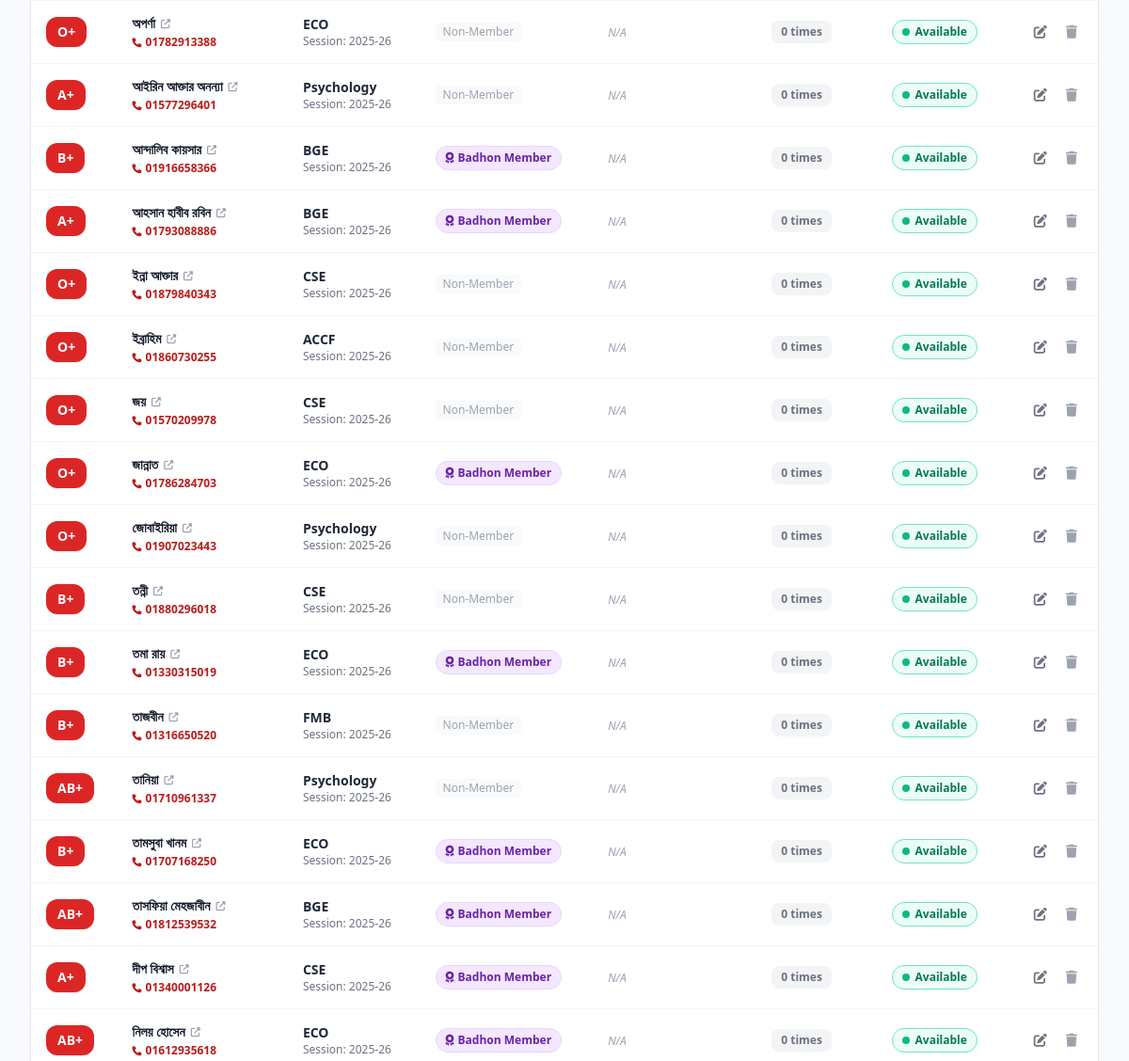
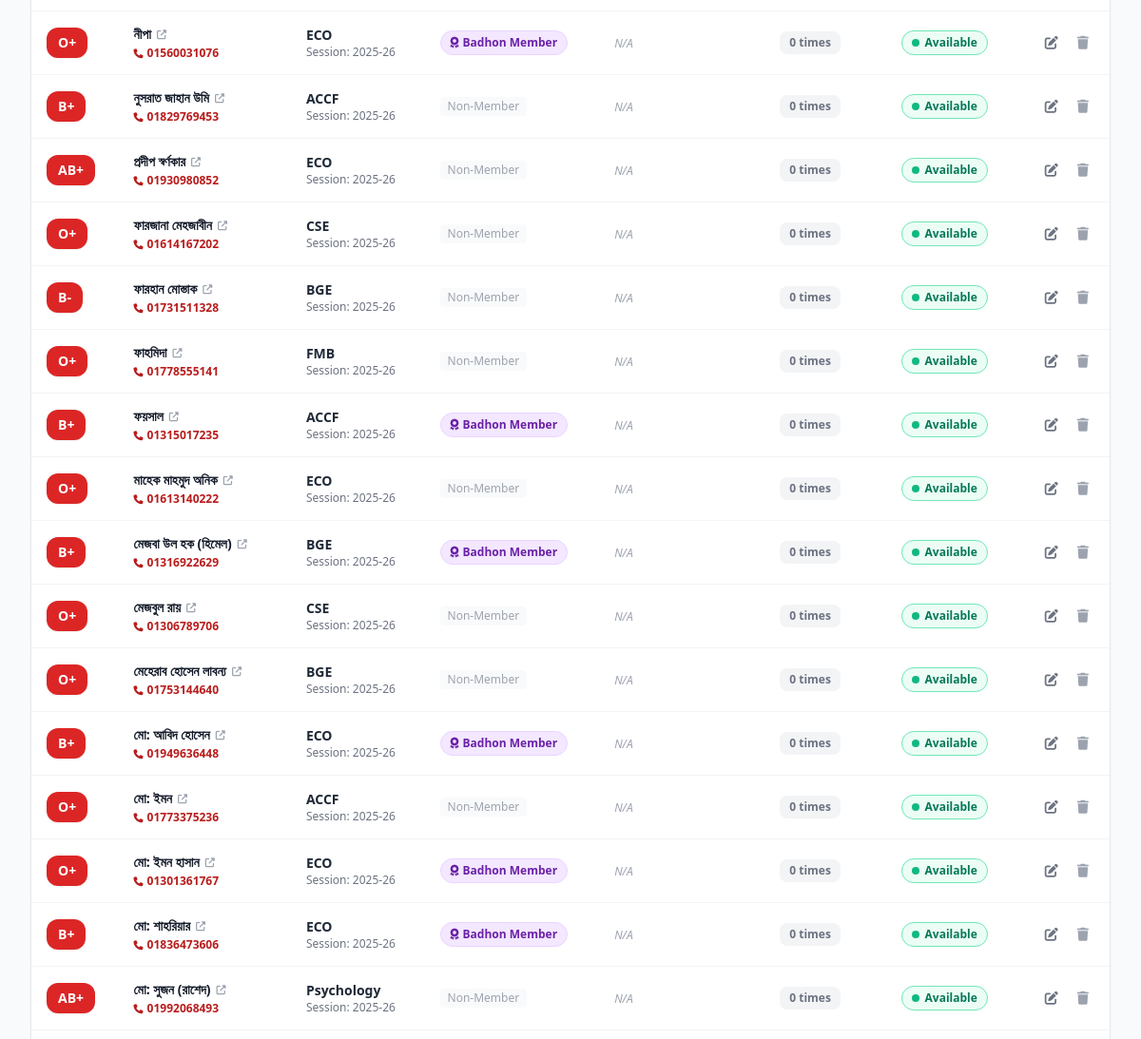
Page / (signed in, middle part) on the earlier database version (2 pictures, top to bottom).
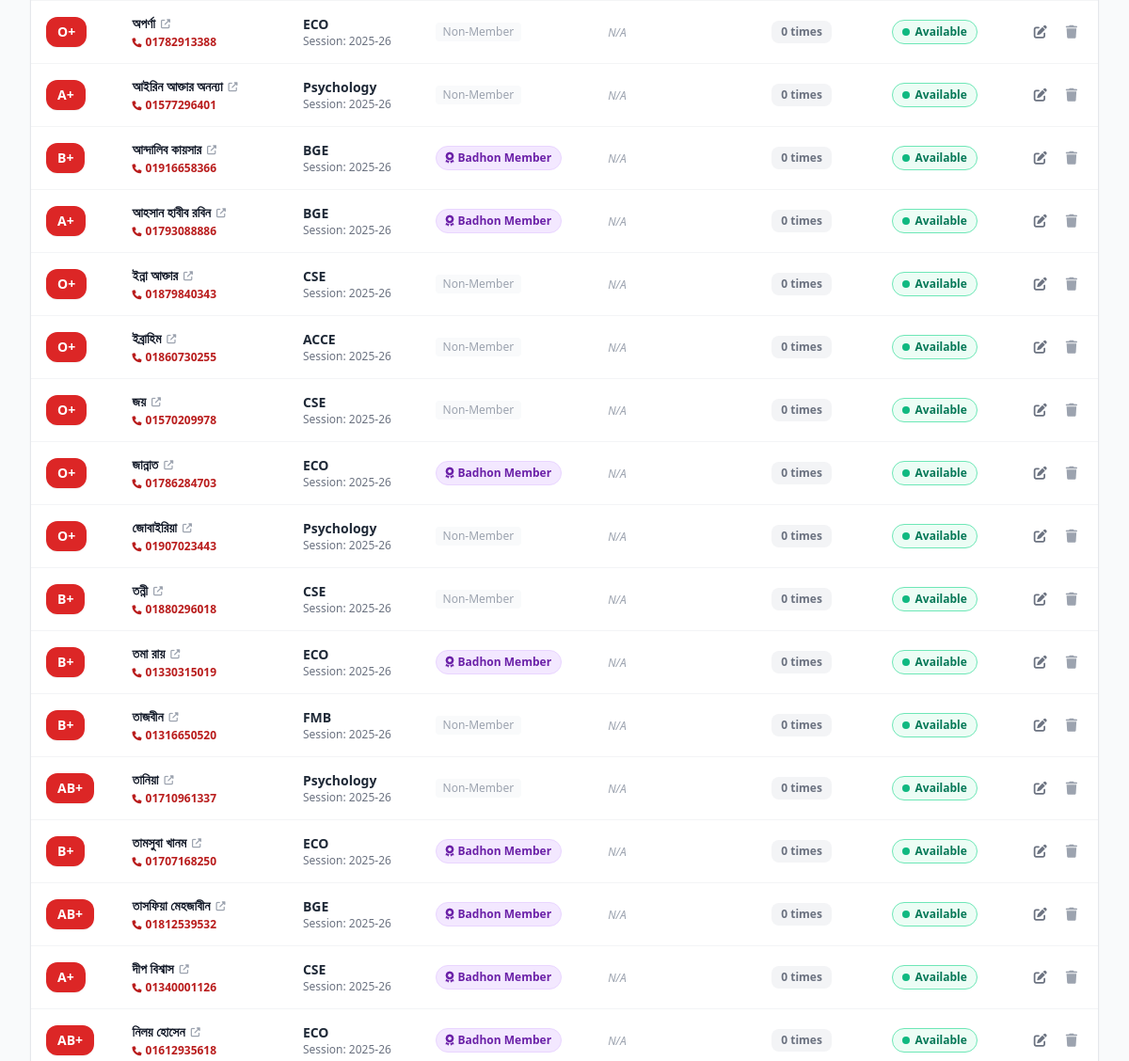
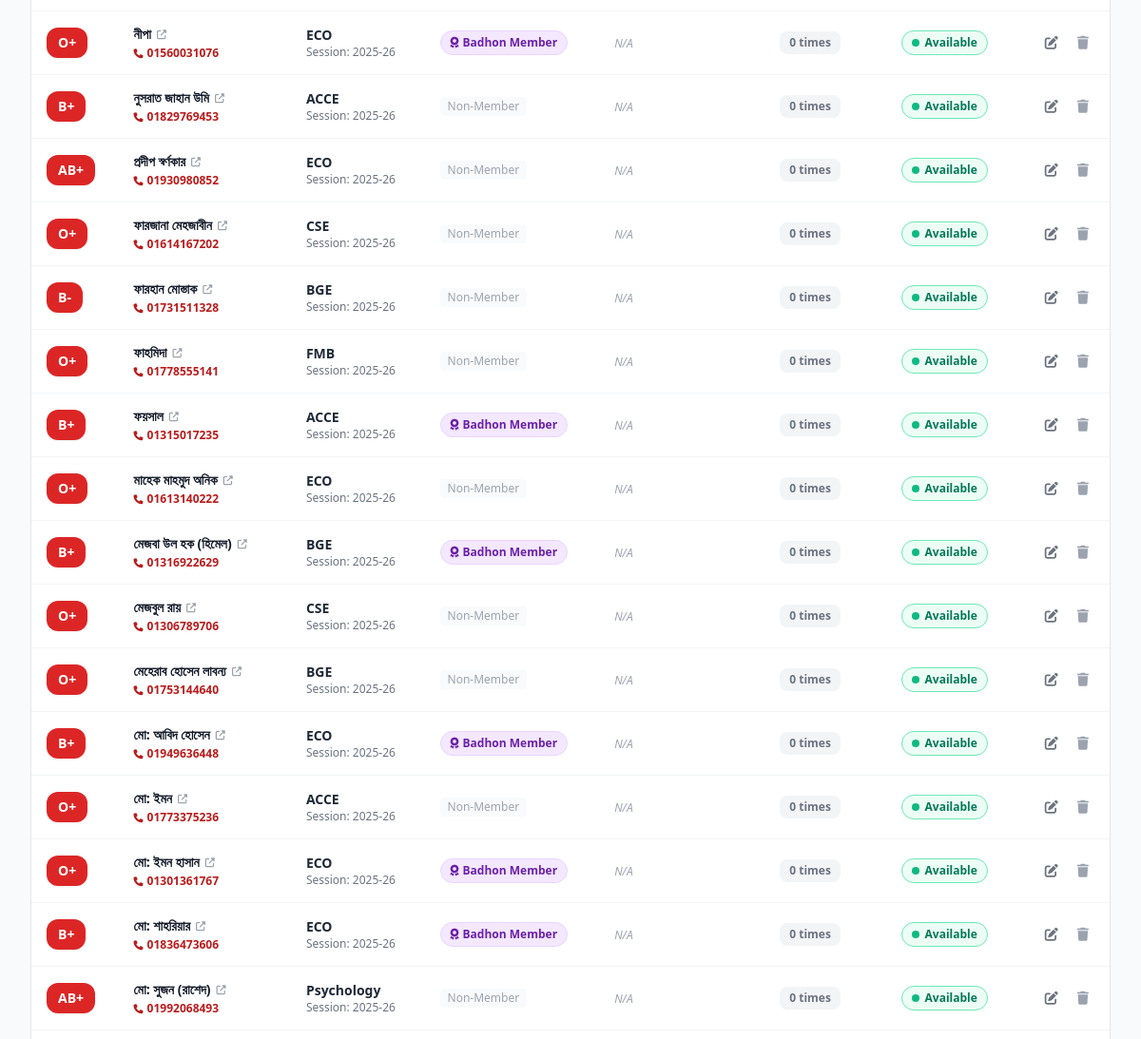
Same page on the later database version (2 pictures, top to bottom).
### tables this page shows
CREATE TABLE donors (
            id INTEGER PRIMARY KEY AUTOINCREMENT,
            name TEXT NOT NULL,
            department TEXT NOT NULL,
            session TEXT NOT NULL,
            blood_group TEXT NOT NULL,
            phone TEXT NOT NULL,
            last_donation_date TEXT,
            total_donations INTEGER DEFAULT 0,
            is_badhon_member INTEGER DEFAULT 0,
            is_available INTEGER DEFAULT 1,
            created_at TEXT DEFAULT CURRENT_TIMESTAMP
        );

### app.py (the view)
@app.route('/')
@role_required(['admin', 'subadmin'])
def index():
    user = session.get('user')
    search_query = request.args.get('search', '').strip()
    blood_group = request.args.get('blood_group', '').strip()
    department = request.args.get('department', '').strip()
    session_filter = request.args.get('session', '').strip()
    badhon_filter = request.args.get('badhon', '').strip()
    availability_filter = request.args.get('availability', '').strip()
    donors = database.get_donors(
        search=search_query,
        blood_group=blood_group,
        department=department,
        session_val=session_filter,
        badhon=badhon_filter,
        availability=availability_filter
    )
    donor_histories = {d['id']: database.get_donation_history(d['id']) for d in donors}
    stats = database.get_stats()
    group_stats = {bg: stats['group_counts'].get(bg, 0) for bg in BLOOD_GROUPS}
    subadmins = database.get_subadmins() if user and user.get('role') == 'admin' else []
    return render_template(
        'index.html',
        donors=donors,
        donor_histories=donor_histories,
        subadmins=subadmins,
        total_donors=stats['total_donors'],
        available_donors_count=stats['available_donors_count'],
        badhon_members_count=stats['badhon_members_count'],
        total_donations_sum=stats['total_donations_sum'],
        blood_groups=BLOOD_GROUPS,
        departments=stats['departments'],
        sessions=stats['sessions'],
        group_stats=group_stats,
        search_query=search_query,
        selected_blood_group=blood_group,
        selected_department=department,
        selected_session=session_filter,
        selected_badhon=badhon_filter,
        selected_availability=availability_filter
    )

### app.py (called while the page is built)
@app.context_processor
def inject_user():
    return dict(current_user=session.get('user'))

def role_required(allowed_roles):
    def decorator(f):
        @wraps(f)
        def decorated_function(*args, **kwargs):
            user = session.get('user')
            if not user:
                flash('Please log in as Admin or Sub-Admin to access the portal.', 'warning')
                return redirect(url_for('login'))
            if user.get('role') not in allowed_roles:
                flash('Access denied. You do not have permission for this action.', 'error')
                return redirect(url_for('index'))
            return f(*args, **kwargs)
        return decorated_function
    return decorator

### database.py (called while the page is built)
def get_db():
    conn = sqlite3.connect(DB_NAME)
    conn.row_factory = sqlite3.Row
    return conn

def get_subadmins():
    conn = get_db()
    cursor = conn.cursor()
    cursor.execute("SELECT * FROM users WHERE role = 'subadmin' ORDER BY id DESC")
    rows = cursor.fetchall()
    conn.close()
    return rows

def get_donation_history(donor_id):
    conn = get_db()
    cursor = conn.cursor()
    cursor.execute('''
        SELECT * FROM donation_history
        WHERE donor_id = ?
        ORDER BY donation_date DESC, id DESC
        LIMIT 10
    ''', (donor_id,))
    rows = cursor.fetchall()
    conn.close()
    return rows

### templates/index.html (shortened to what this page needs)
{% extends "base.html" %}
{% block content %}
<div class="bg-white rounded-2xl shadow-sm border border-gray-200 overflow-hidden mb-10">
    {% if donors %}
        <div class="overflow-x-auto">
            <table class="w-full text-left border-collapse">
                <tbody class="divide-y divide-gray-100 text-sm">
                    {% for donor in donors %}
                        {% set history_list = donor_histories.get(donor.id, []) %}
                        <tr class="hover:bg-red-50/50 transition cursor-pointer"
                            onclick="openDonorModal(this)"
                            data-id="{{ donor.id }}"
                            data-name="{{ donor.name }}"
                            data-blood-group="{{ donor.blood_group }}"
                            data-department="{{ donor.department }}"
                            data-session="{{ donor.session }}"
                            data-phone="{{ donor.phone }}"
                            data-last-donation="{{ donor.last_donation_date if donor.last_donation_date else '' }}"
                            data-total-donations="{{ donor.total_donations if donor.total_donations is not none else '' }}"
                            data-is-badhon="{{ 1 if donor.is_badhon_member else 0 }}"
                            data-is-available="{{ 1 if donor.is_available else 0 }}"
                            data-history='[
                            ]'>
                            <td class="py-3.5 px-4">
                                <span class="inline-flex items-center justify-center px-3 py-1.5 rounded-xl font-black text-sm shadow-sm bg-brand-600 text-white">
                                    {{ donor.blood_group }}
                                </span>
                            </td>
                            <td class="py-3.5 px-4">
                                <div class="font-extrabold text-gray-900 hover:text-brand-600 transition flex items-center space-x-1.5">
                                    <span>{{ donor.name }}</span>
                                    <i class="fa-solid fa-up-right-from-square text-[10px] text-gray-400"></i>
                                </div>
                                <a href="tel:{{ donor.phone }}" onclick="event.stopPropagation();" class="text-xs text-brand-700 font-bold hover:underline flex items-center space-x-1 mt-0.5">
                                    <i class="fa-solid fa-phone text-[10px]"></i>
                                    <span>{{ donor.phone }}</span>
                                </a>
                            </td>
                            <td class="py-3.5 px-4">
                                <div class="font-bold text-gray-800">{{ donor.department }}</div>
                                <div class="text-xs text-gray-500">Session: {{ donor.session }}</div>
                            </td>
                            <td class="py-3.5 px-4">
                                {% if donor.is_badhon_member %}
                                    <span class="inline-flex items-center px-2.5 py-1 rounded-full text-xs font-extrabold bg-purple-100 text-purple-800 border border-purple-200">
                                        <i class="fa-solid fa-award mr-1"></i> Badhon Member
                                    </span>
                                {% else %}
                                    <span class="inline-flex items-center px-2 py-0.5 rounded text-xs text-gray-400 font-medium bg-gray-50">
                                        Non-Member
                                    </span>
                                {% endif %}
                            </td>
                            <td class="py-3.5 px-4 text-gray-700">
                                {% if donor.last_donation_date %}
                                    <span class="font-bold text-xs flex items-center space-x-1">
                                        <span>{{ donor.last_donation_date }}</span>
                                        {% if history_list|length > 1 %}
                                            <i class="fa-solid fa-clock-rotate-left text-[10px] text-brand-600"></i>
                                        {% endif %}
                                    </span>
                                {% else %}
                                    <span class="text-xs text-gray-400 italic">N/A</span>
                                {% endif %}
                            </td>
                            <td class="py-3.5 px-4 text-center">
                                {% if donor.total_donations is not none and donor.total_donations != '' %}
                                    <span class="inline-block px-2.5 py-1 rounded-lg text-xs font-extrabold {% if donor.total_donations > 0 %}bg-red-100 text-brand-800{% else %}bg-gray-100 text-gray-500{% endif %}">
                                        {{ donor.total_donations }} times
                                    </span>
                                {% else %}
                                    <span class="inline-block px-2.5 py-1 rounded-lg text-xs font-medium bg-gray-100 text-gray-400 italic">
                                        N/A
                                    </span>
                                {% endif %}
                            </td>
                            <td class="py-3.5 px-4" onclick="event.stopPropagation();">
                                <form method="POST" action="{{ url_for('toggle_status', id=donor.id) }}">
                                    <button type="submit" title="Click to toggle availability"
                                            class="px-2.5 py-1 rounded-full text-xs font-extrabold transition flex items-center space-x-1.5 border {% if donor.is_available %}bg-emerald-50 text-emerald-700 border-emerald-300 hover:bg-emerald-100{% else %}bg-gray-100 text-gray-600 border-gray-300 hover:bg-gray-200{% endif %}">
                                        <span class="w-2 h-2 rounded-full {% if donor.is_available %}bg-emerald-500 animate-pulse{% else %}bg-gray-400{% endif %}"></span>
                                        <span>{% if donor.is_available %}Available{% else %}Unavailable{% endif %}</span>
                                    </button>
                                </form>
                            </td>
                            <td class="py-3.5 px-4 text-right" onclick="event.stopPropagation();">
                                <div class="flex items-center justify-end space-x-2">
                                    <a href="{{ url_for('edit_donor', id=donor.id) }}" class="p-1.5 text-gray-500 hover:text-brand-600 hover:bg-red-50 rounded-lg transition" title="Edit Donor Profile & History">
                                        <i class="fa-solid fa-pen-to-square"></i>
                                    </a>
                                    <form method="POST" action="{{ url_for('delete_donor', id=donor.id) }}" onsubmit="return confirm('Are you sure you want to delete donor {{ donor.name }}?');">
                                        <button type="submit" class="p-1.5 text-gray-400 hover:text-red-700 hover:bg-red-50 rounded-lg transition" title="Delete Donor">
                                            <i class="fa-solid fa-trash"></i>
                                        </button>
                                    </form>
                                </div>
                            </td>
                        </tr>
                    {% endfor %}
                </tbody>
            </table>
        </div>
    {% else %}
        <div class="p-12 text-center text-gray-500">
            <i class="fa-solid fa-user-slash text-4xl text-gray-300 mb-3"></i>
            <p class="text-base font-semibold text-gray-700">No donor records match your search criteria</p>
            <p class="text-xs text-gray-500 mt-1">Try clearing or resetting filters.</p>
        </div>
    {% endif %}
</div>
{% endblock %}

### templates/base.html (shortened to what this page needs)
<!DOCTYPE html>
<html lang="en">
<head>
    <script src="https://cdn.tailwindcss.com"></script>
    <link rel="stylesheet" href="https://cdnjs.cloudflare.com/ajax/libs/font-awesome/6.4.0/css/all.min.css">
</head>
<body class="bg-gray-50 text-gray-800 min-h-screen flex flex-col font-sans">
    <main class="flex-grow max-w-7xl w-full mx-auto px-4 sm:px-6 lg:px-8 py-8">
        {% block content %}{% endblock %}
    </main>
</body>
</html>

Differences in the rows shown:
changed donors "ইব্রাহিম": department "ACCF" → "ACCE"
changed donors "নুসরাত জাহান উমি": department "ACCF" → "ACCE"
changed donors "ফয়সাল": department "ACCF" → "ACCE"
changed donors "মো: ইমন": department "ACCF" → "ACCE"
